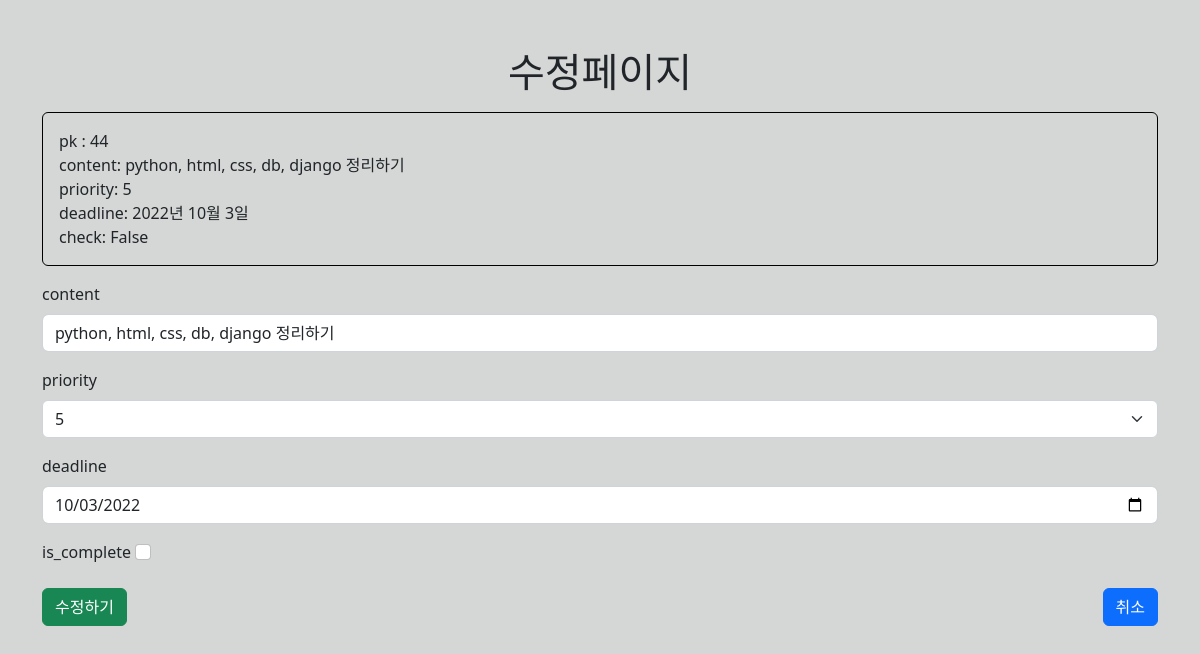
Page /todo/update/44 on the committed database.
### todo/models.py (models this page shows)
class myTodo(models.Model):
    content = models.CharField(max_length=80)
    priority = models.IntegerField()
    completed = models.BooleanField(default=False)
    created_at = models.DateField(auto_now_add=True)
    deadline = models.DateField(null=True)

### todo/views.py (the view)
# urls.py: path("update/<int:pk>", views.update, name="update"),
def update(request, pk):
    item = myTodo.objects.get(id=pk)
    print(type(item.content), item.content)
    print(type(item.deadline), item.deadline)
    print(str(item.deadline), item.deadline)
    context = {
        "item": item,
        "pk": pk,
        "deadline": str(item.deadline),
    }
    return render(request, "todo/update.html", context)

### todo/templates/todo/update.html (shortened to what this page needs)
{% extends 'base.html' %}
{% block content%}
<h1 class="text-center">수정페이지</h1>
<div class="my-3 p-3 rounded" style="border:solid 1px black">
  <div>pk : {{pk}} </div>
  <div>content: {{item.content}}
  </div>
  <div>priority: {{item.priority}}</div>
  <div>deadline: {{item.deadline}} </div>
  <div>check: {{item.completed}} </div>
</div>
<form action="/todo/updated/{{ pk }}" class="p-relative">
  <label for="content" class="form-label">content</label>
  <input type="text" id="content" class="form-control mb-3" name="content" value="{{ item.content }}">
  <label for="priority" class="form-label">priority</label>
  <select class="form-select mb-3" id="priority" name="priority">
    <option selected>{{item.priority}}</option>
  </select>
  <label for="deadline" class="form-label">deadline</label>
  <input type="date" class="form-control mb-3" id="deadline" name="deadline" value="{{ deadline }}">
  <label for="is_complete" class="form-check-label">is_complete</label>
  {% if item.completed %}
  <input type="checkbox" id="is_complete" name="is_complete" class="form-check-input" checked>
  {% else %}
  <input type="checkbox" id="is_complete" name="is_complete" class="form-check-input">
  {% endif %}
  <br>
  <br>
  <button type="submit" class="btn btn-success">수정하기</button>
  <a class="btn btn-primary p-absolute" href="{% url 'todo:index' %}">취소</a>
</form>
{% endblock %}

### templates/base.html (style rules this page uses)
.p-absolute { position: absolute; bottom: 0px; right: 0px; }
.p-relative { position: relative; }
.bg-lightblue { background-color: rgba(44, 56, 49, 0.2); }

### rows in the picture
myTodo: content "python, html, css, db, django 정리하기", priority "5", deadline "2022년 10월 3일", completed "False"

### other values in the picture
{{ pk }} "44"
